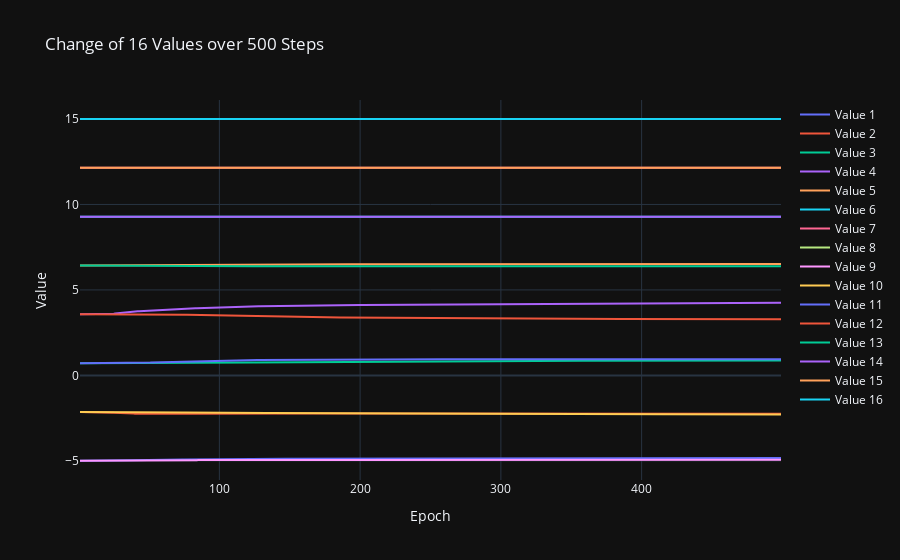

The notebook cell this image was saved under:
### Markdown cell above
## Mean value

### Code cell
import numpy as np
import plotly.graph_objects as go

data = experiment_data_loader.experiment_data['000001']['repetition_data'][1]


means = []
for mean_idx in range(16):
    means.append(data[f"mean{mean_idx}"])

    
data = np.stack(means, axis=1)
print(data.shape)
#data = np.expand_dims(data, axis=1)

# Preparing data for plotting
epochs = np.arange(1, data.shape[0])
traces = []
for i in range(data.shape[1]):
    traces.append(go.Scatter(x=epochs, y=data[:, i], mode='lines', name=f'Value {i+1}'))

# Plotting with Plotly
layout = go.Layout(title='Change of 16 Values over 500 Steps',
                   xaxis=dict(title='Epoch'),
                   yaxis=dict(title='Value'),
                   template='plotly_dark')

fig = go.Figure(data=traces, layout=layout)
fig.show()

### Figure 1 — Plotly figure (JSON) as saved in the notebook; plotly's stock layout.template omitted (floating-point values rounded to 4 significant figures; data arrays with more than 128 entries replaced by an {"elided": "..."} marker saying what was removed)
{"data": [{"mode": "lines", "name": "Value 1", "type": "scatter", "x": {"elided": "499 int values"}, "y": {"elided": "500 float values"}}, {"mode": "lines", "name": "Value 2", "type": "scatter", "x": {"elided": "499 int values"}, "y": {"elided": "500 float values"}}, {"mode": "lines", "name": "Value 3", "type": "scatter", "x": {"elided": "499 int values"}, "y": {"elided": "500 float values"}}, {"mode": "lines", "name": "Value 4", "type": "scatter", "x": {"elided": "499 int values"}, "y": {"elided": "500 float values"}}, {"mode": "lines", "name": "Value 5", "type": "scatter", "x": {"elided": "499 int values"}, "y": {"elided": "500 float values"}}, {"mode": "lines", "name": "Value 6", "type": "scatter", "x": {"elided": "499 int values"}, "y": {"elided": "500 float values"}}, {"mode": "lines", "name": "Value 7", "type": "scatter", "x": {"elided": "499 int values"}, "y": {"elided": "500 float values"}}, {"mode": "lines", "name": "Value 8", "type": "scatter", "x": {"elided": "499 int values"}, "y": {"elided": "500 int values"}}, {"mode": "lines", "name": "Value 9", "type": "scatter", "x": {"elided": "499 int values"}, "y": {"elided": "500 float values"}}, {"mode": "lines", "name": "Value 10", "type": "scatter", "x": {"elided": "499 int values"}, "y": {"elided": "500 float values"}}, {"mode": "lines", "name": "Value 11", "type": "scatter", "x": {"elided": "499 int values"}, "y": {"elided": "500 float values"}}, {"mode": "lines", "name": "Value 12", "type": "scatter", "x": {"elided": "499 int values"}, "y": {"elided": "500 float values"}}, {"mode": "lines", "name": "Value 13", "type": "scatter", "x": {"elided": "499 int values"}, "y": {"elided": "500 float values"}}, {"mode": "lines", "name": "Value 14", "type": "scatter", "x": {"elided": "499 int values"}, "y": {"elided": "500 float values"}}, {"mode": "lines", "name": "Value 15", "type": "scatter", "x": {"elided": "499 int values"}, "y": {"elided": "500 float values"}}, {"mode": "lines", "name": "Value 16", "type": "scatter", "x": {"elided": "499 int values"}, "y": {"elided": "500 int values"}}], "layout": {"title": {"text": "Change of 16 Values over 500 Steps"}, "xaxis": {"title": {"text": "Epoch"}}, "yaxis": {"title": {"text": "Value"}}}}
